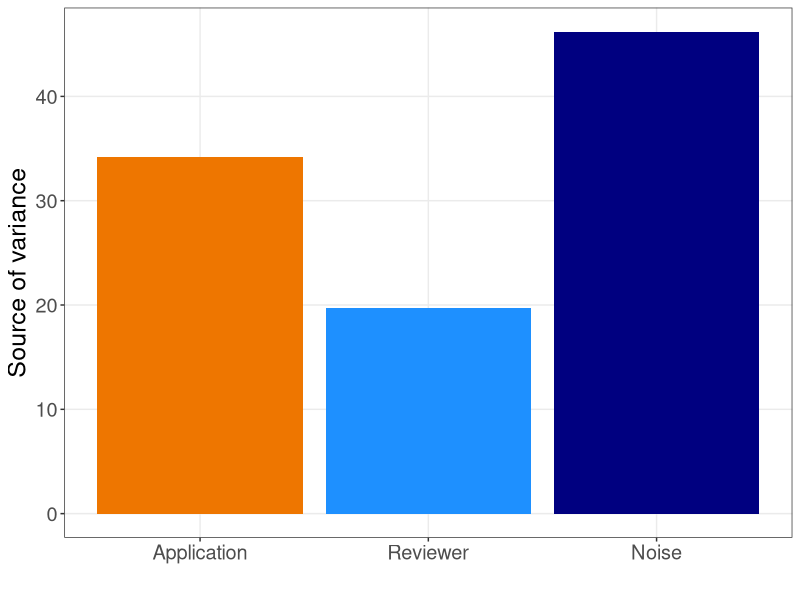

R code for this plot:
## ---- chunk 1
#| fig-width: 5
#| fig-height: 4.3

library(ggplot2)
library(dplyr)
for_plot = data.frame(percent = c(34.2, 19.7, 46.2)) %>%
  mutate(x = 1:n(), year = 2020, level = 'EL')
#
colours = c('darkorange2','dodgerblue','navy')
labels = c('Application','Reviewer','Noise')
#
plot = ggplot(data = for_plot, aes(x = x, y = percent, fill=factor(x)))+
  geom_bar(stat= 'identity')+
  scale_x_continuous(breaks = 1:3, labels = labels)+
  scale_fill_manual(NULL, values=colours)+
  ylab('Source of variance')+
  xlab('')+
  theme_bw()+
  theme(legend.position='none',
        text = element_text(size=18),
        panel.grid.minor = element_blank())
plot
